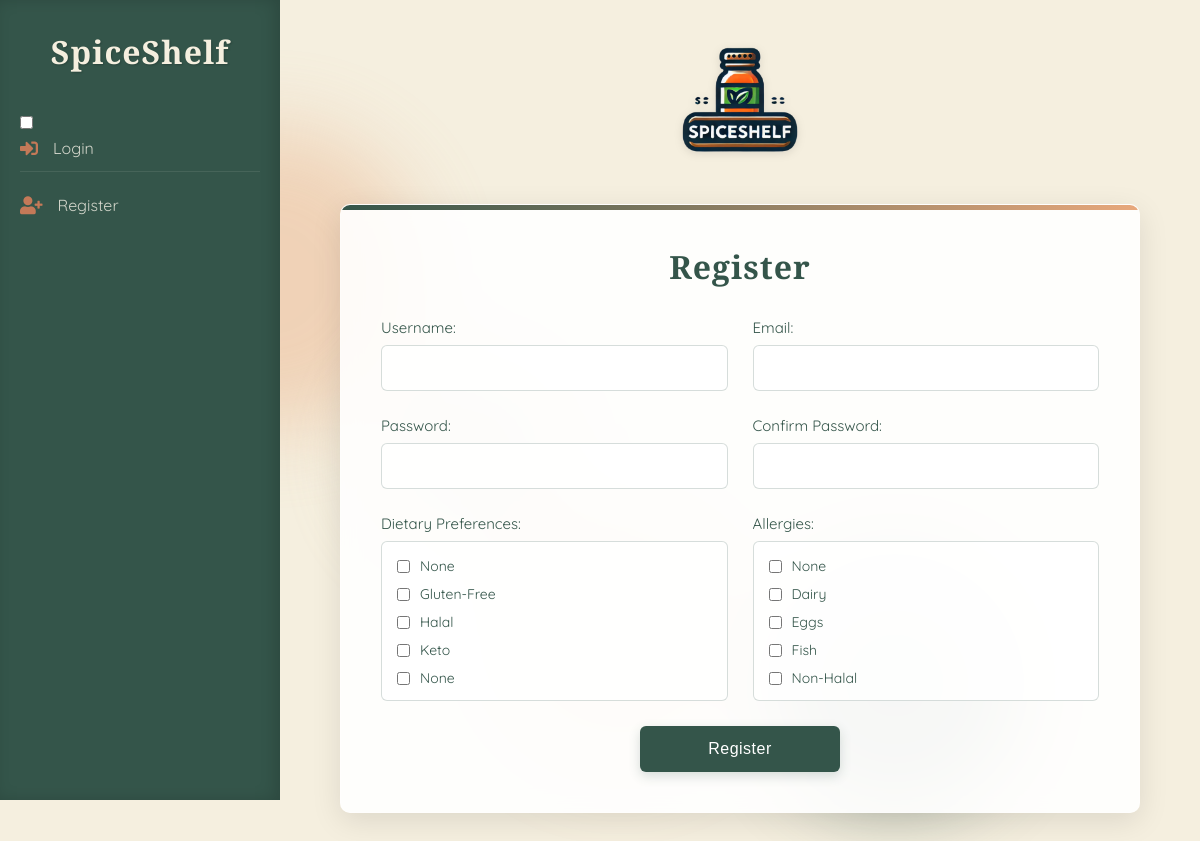
Screenshot of /SpiceShelf/index.php?action=register with the database file from the repository.
### tables this page shows
CREATE TABLE `dietary_preferences` (
  `preference_id` int(11) NOT NULL,
  `preference_name` varchar(50) NOT NULL
);

CREATE TABLE `allergies` (
  `allergy_id` int(11) NOT NULL,
  `allergy_name` varchar(50) NOT NULL
);

### SpiceShelf/controllers/UserController.php (called while the page is built, shortened)
<?php
class UserController {
    private $conn;
    public function __construct($conn) {
        $this->conn = $conn;
    }
    public function register() {
        $query_preferences = "SELECT * FROM dietary_preferences";
        $result_preferences = $this->conn->query($query_preferences);
        $preferences = $result_preferences->fetch_all(MYSQLI_ASSOC);
        $query_allergies = "SELECT * FROM allergies";
        $result_allergies = $this->conn->query($query_allergies);
        $allergies = $result_allergies->fetch_all(MYSQLI_ASSOC);
        require 'views/register.php';
    }
}
?>

### SpiceShelf/index.php (called while the page is built, shortened)
<?php
require_once 'controllers/UserController.php';
$database = new Database();
$conn = $database->getConnection();
$router = new Router();
$userController = new UserController($conn);
$recipeController = new RecipeController($conn);
$pantryController = new PantryController($conn);
$mealPlanController = new MealPlanController($conn);
$shoppingListController = new ShoppingListController($conn);
$adminController = new AdminController($conn);
$router->addRoute('login', [$userController, 'login']);
$router->addRoute('register', [$userController, 'register']);
$router->addRoute('logout', function () {
    session_unset();
    session_destroy();
    header('Location: index.php?action=login');
    exit;
});
$router->addRoute('profile', [$userController, 'profile']);
$router->addRoute('add_recipe', [$recipeController, 'add']);
$router->addRoute('recipe_chat', [$recipeController, 'recipeChat']);
$router->addRoute('pantry', [$pantryController, 'showPantryItems']);
$router->addRoute('add', [$pantryController, 'add']);
$router->addRoute('update', [$pantryController, 'update']);
$router->addRoute('delete', [$pantryController, 'delete']);
$router->addRoute('favorite', [$recipeController, 'favorite']);
$router->addRoute('search_recipes', [$recipeController, 'searchRecipes']);
$router->addRoute('home', [$recipeController, 'displayHome']);
$router->addRoute('view_recipe', [$recipeController, 'viewRecipe']);
$router->addRoute('delete_recipe', [$recipeController, 'deleteRecipe']);
$router->addRoute('edit_recipe', [$recipeController, 'editRecipe']);
$router->addRoute('update_recipe', [$recipeController, 'updateRecipe']);
$router->addRoute('browse_recipes', [$recipeController, 'browseRecipes']);
$router->addRoute('meal_plans', [$mealPlanController, 'showMealPlans']);
$router->addRoute('shopping_list', [$shoppingListController, 'showLists']);
$router->addRoute('refresh_home_sections', [$recipeController, 'refresh_home_sections']);
$router->addRoute('getDefaultMeasurement', [$recipeController, 'getDefaultMeasurement']);
$router->addRoute('add_comment', [$recipeController, 'addComment']);
$router->addRoute('delete_comment', [$recipeController, 'deleteComment']);
$router->addRoute('pantry/bulkDelete', [$pantryController, 'bulkDelete']);
$router->addRoute('meal_plans/exportPDF', [$mealPlanController, 'exportPDF']);
$router->addRoute('meal_plans/searchRecipes', [$mealPlanController, 'searchRecipes']);
$router->addRoute('meal_plans/addMeal', [$mealPlanController, 'addMeal']);
$router->addRoute('meal_plans/getMeal', [$mealPlanController, 'getMeal']);
$router->addRoute('meal_plans/updateMeal', [$mealPlanController, 'updateMeal']);
$router->addRoute('meal_plans/removeMeal', [$mealPlanController, 'removeMeal']);
$router->addRoute('meal_plans/generateShoppingList', [$mealPlanController, 'generateShoppingList']);
$router->addRoute('adminLogin', [$adminController, 'adminLogin']);
$router->addRoute('adminLogout', [$adminController, 'adminLogout']);
$router->addRoute('adminDashboard', [$adminController, 'adminDashboard']);
$router->addRoute('adminUsers', [$adminController, 'adminUsers']);
$router->addRoute('adminViewUser', [$adminController, 'adminViewUser']);
$router->addRoute('adminRecipes', [$adminController, 'adminRecipes']);
$router->addRoute('adminViewRecipe', [$adminController, 'adminViewRecipe']);
$router->addRoute('adminIngredients', [$adminController, 'adminIngredients']);
$router->addRoute('adminAddIngredient', [$adminController, 'adminAddIngredient']);
$router->addRoute('adminEditIngredient', [$adminController, 'adminEditIngredient']);
$router->addRoute('adminDeleteIngredient', [$adminController, 'adminDeleteIngredient']);
$router->addRoute('adminCategories', [$adminController, 'adminCategories']);
$router->addRoute('adminAddCategory', [$adminController, 'adminAddCategory']);
$router->addRoute('adminEditCategory', [$adminController, 'adminEditCategory']);
$router->addRoute('adminDeleteCategory', [$adminController, 'adminDeleteCategory']);
$router->addRoute('adminDeleteUser', [$adminController, 'adminDeleteUser']);
$router->addRoute('adminDeleteRecipe', [$adminController, 'adminDeleteRecipe']);
$router->addRoute('adminUserReports', [$adminController, 'adminUserReports']);
$router->addRoute('adminRecipeReports', [$adminController, 'adminRecipeReports']);
$router->addRoute('adminAds', [$adminController, 'adminAds']);
$router->addRoute('adminAdReports', [$adminController, 'adminAdReports']);
$router->addRoute('adminExportAdReport', [$adminController, 'adminExportAdReport']);
$router->addRoute('adminExportUserReport', [$adminController, 'adminExportUserReport']);
$router->addRoute('adminExportRecipeReport', [$adminController, 'adminExportRecipeReport']);
$router->addRoute('adminSendInactivityNotice', [$adminController, 'adminSendInactivityNotice']);
$router->addRoute('logAdImpression', [$adminController, 'logAdImpression']);
$router->addRoute('adClick', [$adminController, 'adClick']);
$action = isset($_GET['action']) ? $_GET['action'] : 'home';
$router->handleRequest($action);
?>

### SpiceShelf/views/register.php (the view, shortened to what this page needs)
<!DOCTYPE html>
<html lang="en">
<head>
    <link rel="stylesheet" href="assets/css/register.css">
</head>
<body>
    <?php include('includes/header.php'); ?>
    <div class="background-animation">
    </div>
    <div class="container">
        <div class="form-wrapper">
            <div class="logo">
                <img src="assets/image/logo.png" alt="SpiceShelf Logo">
            </div>
            <form action="index.php?action=register" method="POST" class="registration-form">
                <h2>Register</h2>
                <div class="form-row">
                    <div class="form-group">
                        <label for="username">Username:</label>
                        <input type="text" id="username" name="username" required>
                    </div>
                    <div class="form-group">
                        <label for="email">Email:</label>
                        <input type="email" id="email" name="email" required>
                    </div>
                </div>
                <div class="form-row">
                    <div class="form-group">
                        <label for="password">Password:</label>
                        <input type="password" id="password" name="password" required>
                    </div>
                    <div class="form-group">
                        <label for="confirm_password">Confirm Password:</label>
                        <input type="password" id="confirm_password" name="confirm_password" required>
                    </div>
                </div>
                <div class="form-row">
                    <div class="form-group">
                        <label>Dietary Preferences:</label>
                        <div class="checkbox-group">
                            <label><input type="checkbox" name="dietary_preferences[]" value="7">None</label>
                            <?php foreach ($preferences as $preference): ?>
                                <label><input type="checkbox" name="dietary_preferences[]" value="<?= $preference['preference_id']; ?>"><?= htmlspecialchars($preference['preference_name']); ?></label>
                            <?php endforeach; ?>
                        </div>
                    </div>
                    <div class="form-group">
                        <label>Allergies:</label>
                        <div class="checkbox-group">
                            <label><input type="checkbox" name="allergies[]" value="9">None</label>
                            <?php foreach ($allergies as $allergy): ?>
                                <label><input type="checkbox" name="allergies[]" value="<?= $allergy['allergy_id']; ?>"><?= htmlspecialchars($allergy['allergy_name']); ?></label>
                            <?php endforeach; ?>
                        </div>
                    </div>
                </div>
                <button type="submit" name="register">Register</button>
            </form>
        </div>
    </div>
</body>
</html>

### SpiceShelf/assets/css/register.css (style rules this page uses)
body { font-family: 'Poppins', sans-serif; background-color: #f5efe6; margin: 0; padding: 0; color: #34554a; }
.background-animation { position: fixed; top: 0; left: 0; width: 100%; height: 100%; z-index: -1; overflow: hidden; }
.container { display: flex; justify-content: center; align-items: center; min-height: 100vh; padding: 40px 20px; }
.form-wrapper { margin-left: 280px; width: 100%; max-width: 800px; transition: all 0.3s ease; }
.logo { text-align: center; margin-bottom: 30px; }
.logo img { max-width: 100%; max-height: 120px; width: auto; height: auto; filter: drop-shadow(0 2px 4px rgba(0, 0, 0, 0.1)); }
.registration-form { background-color: rgba(255, 255, 255, 0.9); padding: 40px; border-radius: 10px; box-shadow: 0 8px 30px rgba(0, 0, 0, 0.1); backdrop-filter: blur(10px); border: 1px solid rgba(255, 255, 255, 0.2); position: relative; overflow: hidden; }
.registration-form::before { content: ""; position: absolute; top: 0; left: 0; width: 100%; height: 5px; background: linear-gradient(to right, #34554a, #e8a87c); }
.registration-form h2 { margin-bottom: 30px; color: #34554a; font-family: 'Cormorant Garamond', serif; font-size: 32px; text-align: center; font-weight: 600; letter-spacing: 1px; }
.form-row { display: flex; flex-wrap: wrap; margin-bottom: 25px; gap: 25px; }
.form-group { flex: 1; min-width: 240px; }
.form-group label { display: block; margin-bottom: 8px; color: #34554a; font-weight: 400; font-size: 15px; }
.form-group input[type="text"], .form-group input[type="email"], .form-group input[type="password"] { width: 100%; padding: 12px 15px; border: 1px solid rgba(52, 85, 74, 0.2); border-radius: 6px; background-color: rgba(255, 255, 255, 0.8); transition: all 0.3s; color: #34554a; font-family: 'Poppins', sans-serif; }
.checkbox-group { max-height: 160px; overflow-y: auto; border: 1px solid rgba(52, 85, 74, 0.2); padding: 15px; border-radius: 6px; background-color: rgba(255, 255, 255, 0.8); scrollbar-width: thin; scrollbar-color: #e8a87c rgba(245, 239, 230, 0.1); }
.checkbox-group label { display: block; margin-bottom: 10px; font-size: 14px; display: flex; align-items: center; }
.checkbox-group label input[type="checkbox"] { margin-right: 10px; cursor: pointer; accent-color: #e8a87c; }
button[type="submit"] { background-color: #34554a; color: #fff; border: none; padding: 14px 20px; min-width: 200px; border-radius: 6px; cursor: pointer; font-size: 16px; font-weight: 400; letter-spacing: 0.5px; transition: all 0.3s; margin-top: 10px; box-shadow: 0 4px 12px rgba(52, 85, 74, 0.2); display: block; margin: 0 auto; }

### SpiceShelf/assets/css/header.css (style rules this page uses)
:root { --primary-green: #34554a; --accent-orange: #e8835c; --warm-bg: #f5efdf; --terracotta: #c86f4f; --light-green: #8ca896; --dark-green: #2a4a40; --cream: #f9f5ea; --warm-shadow: rgba(175, 120, 90, 0.15); }
* { margin: 0; padding: 0; box-sizing: border-box; }
body { font-family: 'Quicksand', sans-serif; background-color: var(--warm-bg); }
.logo { margin-bottom: 40px; text-align: center; }

### rows the page displays
dietary_preferences: preference_name "Gluten-Free"
dietary_preferences: preference_name "Halal"
dietary_preferences: preference_name "Keto"
dietary_preferences: preference_name "None"
allergies: allergy_name "Dairy"
allergies: allergy_name "Eggs"
allergies: allergy_name "Fish"
allergies: allergy_name "Non-Halal"
